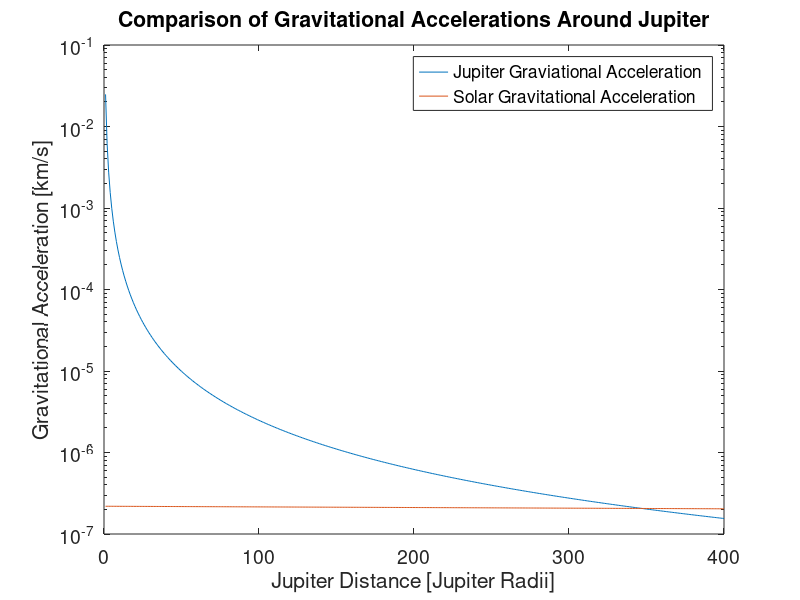

Recreate this plot in MATLAB. (Note: this script raises an error after producing the figure.)
clc; clear; close all;

muJup = 126712767.8578;
muSun = 132712440017.99; %km^3/s^2, JPL

maxRad = 400;
jupDist = 1:1:maxRad;
jupRad = jupDist * 71492;
solRad = jupRad + 778279959;

jupForce = muJup ./ jupRad.^2;
sunForce = muSun ./ solRad.^2;


semilogy(jupDist, jupForce); hold on; semilogy(jupDist, sunForce);
xlabel('Jupiter Distance [Jupiter Radii]'); ylabel('Gravitational Acceleration [km/s]')
legend('Jupiter Graviational Acceleration','Solar Gravitational Acceleration');
title('Comparison of Gravitational Accelerations Around Jupiter');
set(gca,'fontsize',14);
xline(100);